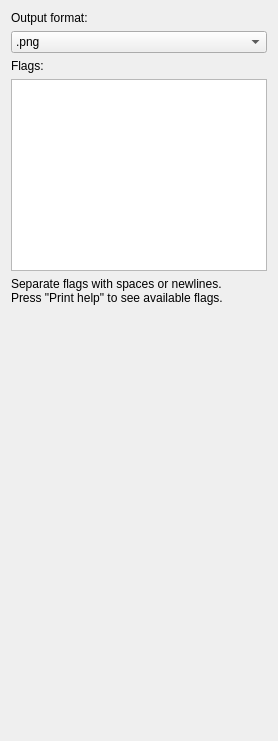
        <widget class="QWidget" name="djpegliTab">
         <attribute name="title">
          <string>djpegli</string>
         </attribute>
         <layout class="QVBoxLayout" name="verticalLayout_13">
          <item>
           <widget class="QLabel" name="label_16">
            <property name="text">
             <string>Output format:</string>
            </property>
           </widget>
          </item>
          <item>
           <widget class="QComboBox" name="outJpegliFmtCombo">
            <item>
             <property name="text">
              <string>.png</string>
             </property>
            </item>
            <item>
             <property name="text">
              <string>.ppm</string>
             </property>
            </item>
            <item>
             <property name="text">
              <string>.pfm</string>
             </property>
            </item>
            <item>
             <property name="text">
              <string>.pnm</string>
             </property>
            </item>
            <item>
             <property name="text">
              <string>.pgm</string>
             </property>
            </item>
           </widget>
          </item>
          <item>
           <widget class="QLabel" name="label_14">
            <property name="text">
             <string>Flags:</string>
            </property>
           </widget>
          </item>
          <item>
           <widget class="QPlainTextEdit" name="custJpegliOutFlagTxt">
            <property name="sizePolicy">
             <sizepolicy hsizetype="Preferred" vsizetype="Preferred">
              <horstretch>0</horstretch>
              <verstretch>0</verstretch>
             </sizepolicy>
            </property>
            <property name="minimumSize">
             <size>
              <width>0</width>
              <height>0</height>
             </size>
            </property>
            <property name="sizeAdjustPolicy">
             <enum>QAbstractScrollArea::AdjustIgnored</enum>
            </property>
           </widget>
          </item>
          <item>
           <widget class="QLabel" name="label_15">
            <property name="text">
             <string>Separate flags with spaces or newlines.
Press &quot;Print help&quot; to see available flags.</string>
            </property>
            <property name="wordWrap">
             <bool>true</bool>
            </property>
           </widget>
          </item>
          <item>
           <spacer name="verticalSpacer_4">
            <property name="orientation">
             <enum>Qt::Vertical</enum>
            </property>
            <property name="sizeHint" stdset="0">
             <size>
              <width>20</width>
              <height>425</height>
             </size>
            </property>
           </spacer>
          </item>
         </layout>
        </widget>
